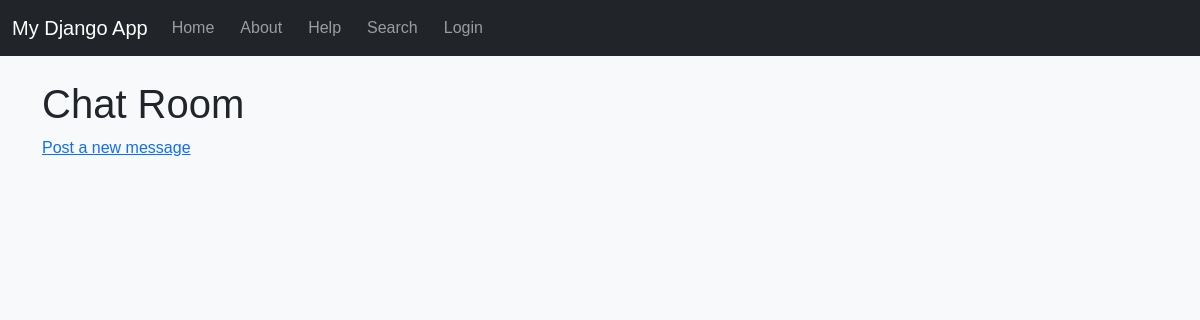
Page /chat/ on the earlier database version.
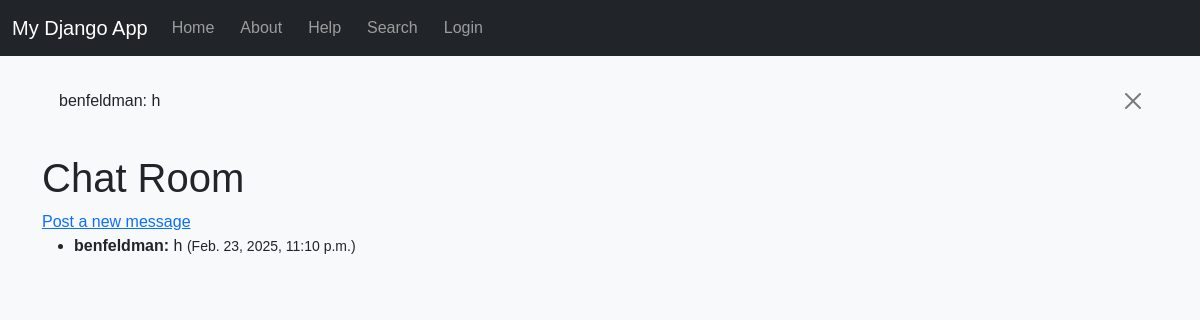
Same page on the later database version.
### myapp/models.py (models this page shows)
class ChatMessage(models.Model):
    user = models.ForeignKey(User, on_delete=models.CASCADE)
    message = models.TextField()
    timestamp = models.DateTimeField(auto_now_add=True)
    def __str__(self):
        return f"{self.user.username}: {self.message[:20]}"

### myapp/views.py (the view)
# urls.py: path('chat/', views.chat_room, name='chat_room'),
def chat_room(request):
    messages = ChatMessage.objects.all().order_by('timestamp')
    return render(request, 'myapp/chat_room.html', {'messages': messages})

### myapp/templates/myapp/chat_room.html (shortened to what this page needs)
{% extends "myapp/base.html" %}
{% block content %}
<h1>Chat Room</h1>
<a href="{% url 'create_message' %}">Post a new message</a>
<ul>
    {% for msg in messages %}
        <li>
            <strong>{{ msg.user.username }}:</strong> {{ msg.message }} <small>({{ msg.timestamp }})</small>
        </li>
    {% endfor %}
</ul>
{% endblock %}

### myapp/templates/myapp/base.html (shortened to what this page needs)
{% load static %}
<!DOCTYPE html>
<html lang="en">
<head>
    <link href="https://cdn.jsdelivr.net/npm/bootstrap@5.3.0/dist/css/bootstrap.min.css" rel="stylesheet">
    <link rel="stylesheet" type="text/css" href="{% static 'myapp/style.css' %}">
</head>
<body>
    <nav class="navbar navbar-expand-lg navbar-dark bg-dark">
        <div class="container-fluid">
            <a class="navbar-brand" href="{% url 'home' %}">My Django App</a>
            <div class="collapse navbar-collapse" id="navbarNav">
                <ul class="navbar-nav me-auto mb-2 mb-lg-0">
                    <li class="nav-item">
                        <a class="nav-link" href="{% url 'home' %}">Home</a>
                    </li>
                    <li class="nav-item">
                        <a class="nav-link" href="{% url 'about' %}">About</a>
                    </li>
                    <li class="nav-item">
                        <a class="nav-link" href="{% url 'help' %}">Help</a>
                    </li>
                    <li class="nav-item">
                        <a class="nav-link" href="{% url 'search' %}">Search</a>
                    </li>
                    {% if user.is_authenticated %}
                        <li class="nav-item">
                            <a class="nav-link" href="{% url 'logout' %}">Logout</a>
                        </li>
                    {% else %}
                        <li class="nav-item">
                            <a class="nav-link" href="{% url 'login' %}">Login</a>
                        </li>
                    {% endif %}
                </ul>
            </div>
        </div>
    </nav>
    {% if messages %}
    <div class="container mt-3">
        {% for message in messages %}
            <div class="alert alert-{{ message.tags }} alert-dismissible fade show" role="alert">
                {{ message }}
                <button type="button" class="btn-close" data-bs-dismiss="alert" aria-label="Close"></button>
            </div>
        {% endfor %}
    </div>
    {% endif %}
    <div class="container mt-4">
        {% block content %}{% endblock %}
    </div>
</body>
</html>

Differences in the rows shown:
added ChatMessage: user+message "benfeldman: h", user.username "benfeldman", message "h", timestamp "Feb. 23, 2025, 11:10 p.m."
